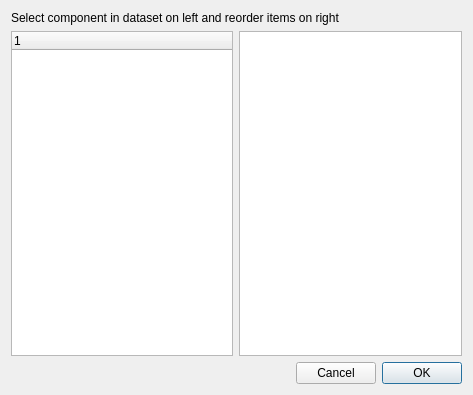
<?xml version="1.0" encoding="UTF-8"?>
<ui version="4.0">
 <class>Form</class>
 <widget class="QWidget" name="Form">
  <property name="geometry">
   <rect>
    <x>0</x>
    <y>0</y>
    <width>473</width>
    <height>395</height>
   </rect>
  </property>
  <property name="windowTitle">
   <string>Form</string>
  </property>
  <layout class="QGridLayout" name="gridLayout">
   <item row="2" column="0">
    <layout class="QHBoxLayout" name="horizontalLayout_3">
     <item>
      <spacer name="horizontalSpacer">
       <property name="orientation">
        <enum>Qt::Horizontal</enum>
       </property>
       <property name="sizeHint" stdset="0">
        <size>
         <width>40</width>
         <height>20</height>
        </size>
       </property>
      </spacer>
     </item>
     <item>
      <widget class="QPushButton" name="cancel">
       <property name="text">
        <string>Cancel</string>
       </property>
      </widget>
     </item>
     <item>
      <widget class="QPushButton" name="ok">
       <property name="text">
        <string>OK</string>
       </property>
       <property name="default">
        <bool>true</bool>
       </property>
      </widget>
     </item>
    </layout>
   </item>
   <item row="1" column="0">
    <layout class="QHBoxLayout" name="horizontalLayout_4">
     <item>
      <widget class="QTreeWidget" name="data_collection_tree">
       <column>
        <property name="text">
         <string notr="true">1</string>
        </property>
       </column>
      </widget>
     </item>
     <item>
      <widget class="QListWidget" name="component_list">
       <property name="dragDropMode">
        <enum>QAbstractItemView::InternalMove</enum>
       </property>
       <property name="sortingEnabled">
        <bool>false</bool>
       </property>
      </widget>
     </item>
    </layout>
   </item>
   <item row="0" column="0">
    <widget class="QLabel" name="label">
     <property name="text">
      <string>Select component in dataset on left and reorder items on right</string>
     </property>
    </widget>
   </item>
  </layout>
 </widget>
 <resources/>
 <connections/>
</ui>
